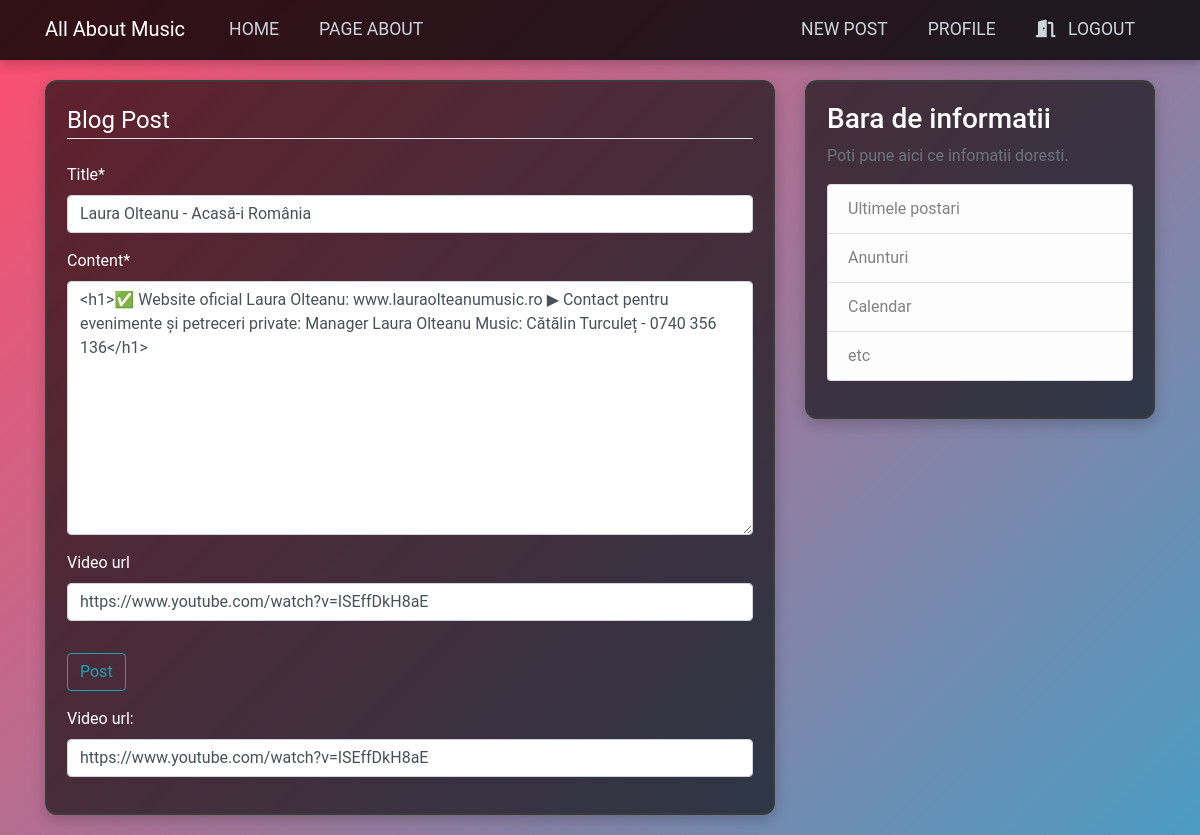
The page /post/45/update/ (signed in) on the database its author committed.
### blog/models.py (models this page shows, shortened)
class Post(models.Model):
    title = models.CharField(max_length=100)
    content = RichTextUploadingField()
    date_posted = models.DateTimeField(default=timezone.now)
    author = models.ForeignKey(User, on_delete=models.CASCADE)
    video_url = models.URLField(blank=True, null=True)

### blog/views.py (the view, shortened to what this page needs)
# urls.py: path('post/<int:pk>/update/', PostUpdateView.as_view(), name='post-update'),
class PostUpdateView(LoginRequiredMixin, UserPassesTestMixin, UpdateView):
    model = Post
    fields = ['title', 'content', 'video_url']
    def test_func(self):
        post = self.get_object()
        if self.request.user == post.author:
            return True
        return False

### blog/templates/blog/post_form.html (shortened to what this page needs)
{% extends "blog/base.html" %}
{% load crispy_forms_tags %}
{% block content %}
    <div class="content-section">
        <form method="POST">
            <fieldset class="form-group">
                <legend class="border-bottom mb-4">Blog Post</legend>
                {{ form|crispy }}
            </fieldset>
            <div class="form-group">
                <button class="btn btn-outline-info" type="submit">Post</button>
            </div>
            <div class="form-group">
                {{ form.video_url.label_tag }}
                {{ form.video_url }}
            </div>
        </form>
    </div>
{% endblock content %}

### blog/static/blog/main.css (style rules this page uses)
body { background: linear-gradient(135deg, #ff4d6d, #4b9cc3); color: #ffffff; margin-top: 5rem; font-family: 'Roboto', sans-serif; background-size: cover; background-attachment: fixed; }
.content-section { background: rgba(0, 0, 0, 0.6); padding: 20px 25px; border-radius: 15px; margin-bottom: 20px; border: 2px solid #666666; box-shadow: 0 5px 15px rgba(0, 0, 0, 0.2); transition: transform 0.3s ease, box-shadow 0.3s ease-in-out; }
.content-section { opacity: 0; transform: translateY(20px); animation: fadeInUp 0.5s forwards; }
.content-section { border: 2px solid #3b3b3b; border-radius: 12px; padding: 20px; background-color: rgba(0, 0, 0, 0.6); transition: transform 0.3s ease, box-shadow 0.3s ease; }

### rows shown on the page
Post: title "Laura Olteanu - Acasă-i România", content "<h1>✅ Website oficial Laura Olteanu: www.lauraolteanumusic.ro ▶ Contact pentru evenimente și petreceri private: Manager Laura Olteanu Music: Cătălin Turculeț - 0740 356 136</h1>", video_url "https://www.youtube.com/watch?v=ISEffDkH8aE"
